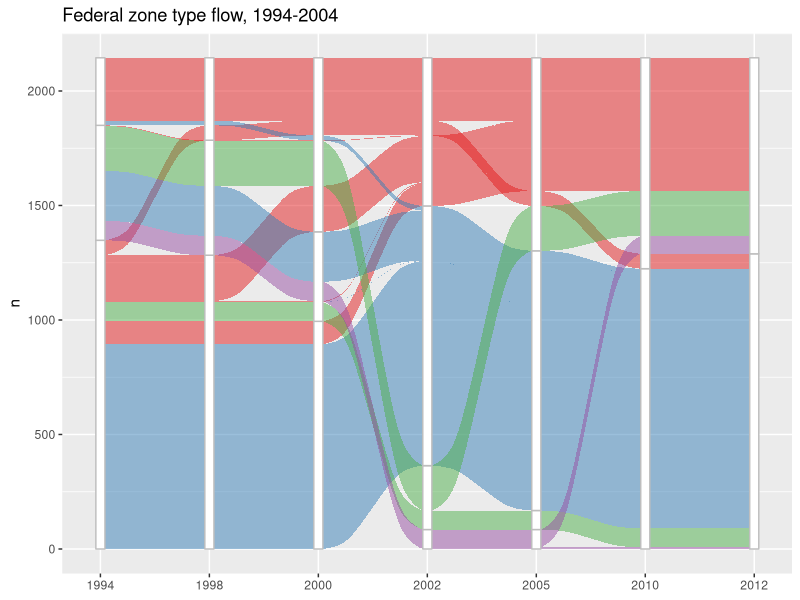

Write the R code that produced this figure.
# import and restructure period designations
fed <- read.csv('Empowerment_Zones_and_Enterprise_Communities.csv')

#would like this to be a matrix not a bunch of vars, but maybe need to create the vars and reshape after
#fed$designation[i] <- matrix(nrow=2, ncol=7)
#rownames(fed$designation) <- vector("Primary", "Secondary")
#colnames(fed$designation) <- vector("1994-1997, 1998-1999", "2000-2001", "2002-2004", "2005-2009", "2010-2011", "2012-2017")

fed$desig94_97 <- NA
fed$desig98_99 <- NA
fed$desig00_01 <- NA
fed$desig02_04 <- NA
fed$desig05_09 <- NA
fed$desig10_11 <- NA
fed$desig12_17 <- NA

fed$desB94_97 <- NA
fed$desB98_99 <- NA
fed$desB00_01 <- NA
fed$desB02_04 <- NA
fed$desB05_09 <- NA
fed$desB10_11 <- NA
fed$desB12_17 <- NA

for(i in 1:nrow(fed)) {
  
  # Set 94-97
  if (fed$PERIODA[i] == "Atlanta Empowerment Zone" |
      fed$PERIODA[i] == "Empowerment Zone (Round I)") {
        fed$desig94_97[i] <- "EMPZ"
        if (fed$PERIODA[i] == "Atlanta Empowerment Zone") {
          fed$desB94_97[i] <- "ATL"
        } else {
          fed$desB94_97[i] <- "None"
        }
  } else if (fed$PERIODA[i] == "Enhanced Enterprise Community (Round I)" |
             fed$PERIODA[i] == "Enterprise Community (Round I)") {
      fed$desig94_97[i] <- "ENTC" 
      if (fed$PERIODA[i] == "Enhanced Enterprise Community (Round I)") {
        fed$desB94_97[i] <- "ENH"
      } else {
        fed$desB94_97[i] <- "None"
      }
  } else if (fed$PERIODA[i] == "None") {
      fed$desig94_97[i] <- "None"
      fed$desB94_97[i] <- "None"
  }

  # Set 98-99
  if (fed$PERIODB[i] == "DC Enterprise Zone beginning 1-1-1998") {
      fed$desig98_99[i] <- "EMPZ" 
      fed$ desB98_99[i] <- "DC"
  } else {
      fed$desig98_99[i] <- fed$desig94_97[i]
      fed$desB98_99[i] <- fed$desB94_97[i]
  }
  
  if (is.na(fed$desig94_97[i]) |
      is.na(fed$desB94_97[i]) |
      is.na(fed$desig98_99[i]) |
      is.na(fed$desB98_99[i])) {
        print(i)
  }
  
  # Set 00-01
  if (fed$PERIODB[i] == "Atlanta Empowerment Zone" |
      fed$PERIODB[i] == "DC Enterprise Zone beginning 1-1-1998" |
      fed$PERIODB[i] == "Empowerment Zone (Round I)" |
      fed$PERIODB[i] == "Empowerment Zone (Round I) Beginning Jan. 1, 2000" |
      fed$PERIODB[i] == "Empowerment Zone (Round I) Beginning Jan. 1, 2000; Enterprise Community (Round I)" |
      fed$PERIODB[i] == "Empowerment Zone (Round II)" |
      fed$PERIODB[i] == "Empowerment Zone (Round II); Enhanced Enterprise Community (Round I)" |
      fed$PERIODB[i] == "Empowerment Zone (Round II); Enterprise Community (Round I)" )  {
        fed$desig00_01[i] <- "EMPZ"
        if (fed$PERIODB[i] == "Atlanta Empowerment Zone") {
              fed$desB00_01[i] <- "ATL"
        } else if (fed$PERIODB[i] == "DC Enterprise Zone beginning 1-1-1998") {
              fed$desB00_01[i] <- "DC"
        } else {
              fed$desB00_01[i] <- "None"
        }
        
        if (fed$PERIODB[i] == "Empowerment Zone (Round II); Enhanced Enterprise Community (Round I)" |
            fed$PERIODB[i] == "Empowerment Zone (Round II); Enterprise Community (Round I)") {
          if (fed$desig98_99[i] != "ENTC") {
            print(paste("line ", i, " has A-B ENTC mismatch"))
          }
          if (fed$PERIODB[i] == "Empowerment Zone (Round II); Enhanced Enterprise Community (Round I)" &
              fed$desB98_99[i] != "ENH") {
                print(paste("line", i, "has A-B ENHANCED subdes mismatch"))
          }
        }
  } else if (fed$PERIODB[i] == "Enterprise Community (Round I)"|
             fed$PERIODB[i] == "Enterprise Community (Round II)") {
      fed$desig00_01[i] <- "ENTC"
      fed$desB00_01[i] <- "None"   
  } else {
      fed$desig00_01[i] <- "None"
      fed$desB00_01[i] <- "None"
  }

  # Set 02-04
  if (fed$PERIODC[i] == "DC Enterprise Zone ending 12-31-09" |
      fed$PERIODC[i] == "Empowerment Zone (Round I)" |
      fed$PERIODC[i] == "Empowerment Zone (Round II)" |
      fed$PERIODC[i] == "Empowerment Zone (Round III)" |
      fed$PERIODC[i] == "Empowerment Zone (Round III); Enterprise Community (Round II)" )  {
        fed$desig02_04[i] <- "EMPZ"
        if (fed$PERIODC[i] == "DC Enterprise Zone ending 12-31-09") {
          fed$desB02_04[i] <- "DC"
        } else {
          fed$desB02_04[i] <- "None"
        }
        if (fed$PERIODC[i] == "Empowerment Zone (Round III); Enterprise Community (Round II)") {
          if (fed$desig00_01[i] != "ENTC") {
            print(paste("line ", i, " has B-C ENTC mismatch"))
          }
        }
  } else if (fed$PERIODC[i] == "Enhanced Enterprise Community (Round I) Ending 12-31-04; Empowerment Zone (Round II)" |
             fed$PERIODC[i] == "Enterprise Community (Round I) Ending 12-31-04; Empowerment Zone (Round I)" |
             fed$PERIODC[i] == "Enterprise Community (Round I) Ending 12-31-04; Empowerment Zone (Round II)" |
             fed$PERIODC[i] == "Enterprise Community (Round I) Ending 12-31-04; Empowerment Zone (Round III)" |
             fed$PERIODC[i] == "Enterprise Community (Round II)") {
        fed$desig02_04[i] <- "ENTC"
        if (fed$PERIODC[i] == "Enhanced Enterprise Community (Round I) Ending 12-31-04; Empowerment Zone (Round II)") {
          fed$desB02_04[i] <- "ENH"
        }
  } else if (fed$PERIODC[i]=="Renewal Community" | fed$PERIODC[i]=="Atlanta Renewal Community") {
      fed$desig02_04[i] <- "RC"
      if (fed$PERIODC[i]=="Atlanta Renewal Community") {
        fed$desB02_04[i] <- "ATL"
      } else {
        fed$desB02_04[i] <- "None"
      }
  } else {
      fed$desig02_04[i] <- "None"
      fed$desB02_04[i] <- "None"
  }
  
  # Set 05-09
  if (fed$PERIODC[i] == "DC Enterprise Zone ending 12-31-09" |
      fed$PERIODC[i] == "Empowerment Zone (Round I)" |
      fed$PERIODC[i] == "Empowerment Zone (Round II)" |
      fed$PERIODC[i] == "Empowerment Zone (Round III)" |
      fed$PERIODC[i] == "Empowerment Zone (Round III); Enterprise Community (Round II)" |
      fed$PERIODC[i] == "Enhanced Enterprise Community (Round I) Ending 12-31-04; Empowerment Zone (Round II)" |
      fed$PERIODC[i] == "Enterprise Community (Round I) Ending 12-31-04; Empowerment Zone (Round I)" |
      fed$PERIODC[i] == "Enterprise Community (Round I) Ending 12-31-04; Empowerment Zone (Round II)" |
      fed$PERIODC[i] == "Enterprise Community (Round I) Ending 12-31-04; Empowerment Zone (Round III)" )  {
    fed$desig05_09[i] <- "EMPZ"
    if (fed$PERIODC[i] == "DC Enterprise Zone ending 12-31-09") {
      fed$desB05_09[i] <- "DC"
    } else {
      fed$desB05_09[i] <- "None"
    }
    if (fed$PERIODC[i] == "Enterprise Community (Round I) Ending 12-31-04; Empowerment Zone (Round I)" |
        fed$PERIODC[i] == "Enterprise Community (Round I) Ending 12-31-04; Empowerment Zone (Round II)" | 
        fed$PERIODC[i] == "Enterprise Community (Round I) Ending 12-31-04; Empowerment Zone (Round III)" ) {
      if (fed$desig02_04[i] != "ENTC") {
        print(paste("line ", i, " has C1-C2 ENTC mismatch"))
      }
    } else if (fed$PERIODC[i] == "Enhanced Enterprise Community (Round I) Ending 12-31-04; Empowerment Zone (Round II)") {
      if (fed$desig02_04[i] != "ENTC" | fed$desB02_04[i] != "ENH") {
        print(paste("line ", i, " has C1-C2 ENTC-ENH mismatch"))
      }
    }
  } else if (fed$PERIODC[i] == "Enterprise Community (Round II)") {
    fed$desig05_09[i] <- "ENTC"
    fed$desB05_09[i] <- "None"    
  } else if (fed$PERIODC[i]=="Renewal Community" | fed$PERIODC[i]=="Atlanta Renewal Community") {
    fed$desig05_09[i] <- "RC"
    if (fed$PERIODC[i]=="Atlanta Renewal Community") {
      fed$desB05_09[i] <- "ATL"
    } else {
      fed$desB05_09[i] <- "None"
    } 
  } else {
    fed$desig05_09[i] <- "None"
    fed$desB05_09[i] <- "None"
  }
  
  # Set 10-11
  if (fed$PERIODD[i] == "DC Enterprise Zone" |
      fed$PERIODD[i] == "Empowerment Zone (Round I)" |
      fed$PERIODD[i] == "Empowerment Zone (Round II)" |
      fed$PERIODD[i] == "Empowerment Zone (Round III)" )  {
        fed$desig10_11[i] <- "EMPZ"
        if (fed$PERIODC[i] == "DC Enterprise Zone") {
          fed$desB10_11[i] <- "DC"
        } else {
          fed$desB10_11[i] <- "None"
        }
      
  } else {
    fed$desig10_11[i] <- "None"
    fed$desB10_11[i] <- "None"
    }
  
  # Set 12-17
  if (fed$PERIODD[i] == "Empowerment Zone (Round I)" |
      fed$PERIODD[i] == "Empowerment Zone (Round II)" |
      fed$PERIODD[i] == "Empowerment Zone (Round III)" )  {
    fed$desig12_17[i] <- "Retro EMPZ"
    fed$desB12_17[i] <- "None"
  } else {
    fed$desig12_17[i] <- "None"
    fed$desB12_17[i] <- "None"
  }
}

#zones <- aggregate(fed, by=list(fed$FULLNAME), FUN = return)
zoneranks <- c("EMPZ", "Retro EMPZ", "RC", "ENTC", "None")
fed$desig94_97 <- factor(fed$desig94_97, levels = zoneranks)
fed$desig98_99 <- factor(fed$desig98_99, levels = zoneranks)
fed$desig00_01 <- factor(fed$desig00_01, levels = zoneranks)
fed$desig02_04 <- factor(fed$desig02_04, levels = zoneranks)
fed$desig05_09 <- factor(fed$desig05_09, levels = zoneranks)
fed$desig10_11 <- factor(fed$desig10_11, levels = zoneranks)
fed$desig12_17 <- factor(fed$desig12_17, levels = zoneranks)

# Generate alluvial diagram
library(ggplot2)
library(ggalluvial)
library(tidyverse)

fed %>%
  group_by(desig94_97, desig98_99, desig00_01, desig02_04, desig05_09, desig10_11, desig12_17) %>%
  count()  %>%
#  is_alluvia_form(axes = 1:4, silent = TRUE)
  ggplot(aes(y = n, axis1=desig94_97, axis2=desig98_99, axis3=desig00_01, axis4=factor(desig02_04, levels=c("EMPZ", "ENTC", "RC", "None")), axis5=desig05_09, axis6=desig10_11, axis7=desig12_17) )+ 
           geom_alluvium(aes(fill = desig02_04), width=1/12, show.legend = FALSE) + 
           geom_stratum(width = 1/12, fill=alpha(0.8), color="grey") + 
           geom_label(stat = "stratum", label.strata = TRUE) + 
           scale_x_discrete(limits = c("1994", "1998", "2000", "2002", "2005", "2010", "2012"), expand = c(.05, .05)) +
           scale_fill_brewer(type="qual", palette = "Set1") + 
           ggtitle("Federal zone type flow, 1994-2004")
